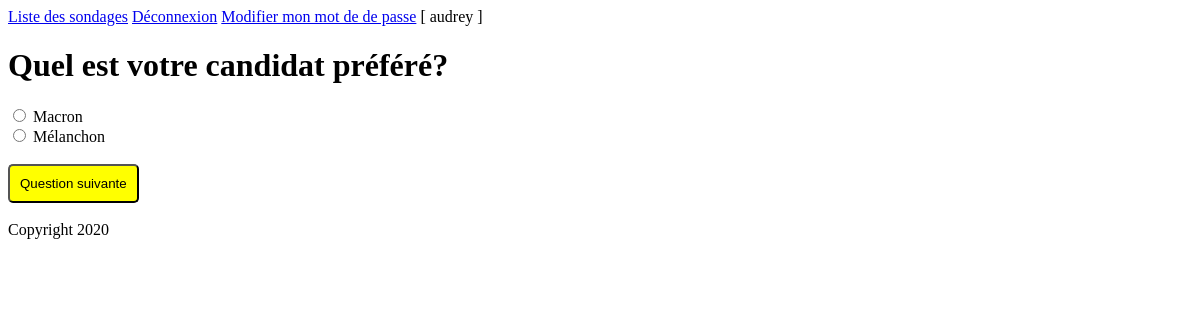
Screenshot of /repondre_sondage/1/0 (signed in) with the database file from the repository.
### appli/models.py (models this page shows, shortened)
class Question(models.Model):
    intitule = models.CharField(max_length=255)
    sondage = models.ForeignKey(Sondage, on_delete=models.CASCADE)
    proposition1 = models.CharField(max_length=255)
    proposition2 = models.CharField(max_length=255)
    proposition3 = models.CharField(max_length=255, blank=True)
    proposition4 = models.CharField(max_length=255, blank=True)

### appli/views.py (the view)
# urls.py: path('repondre_sondage/<int:id_sondage>/<int:id_question>', views.repondre_sondage, name='repondre_sondage'),
def repondre_sondage(request, id_sondage, id_question):
    sondage = Sondage.objects.filter(id=id_sondage).first()
    question = None
    for quest_act in sondage.question_set.all():
        if quest_act.id>id_question:
            question = quest_act
            break
    if question == None:
        return render(request, "repondre_sondage_fin.html", {'sondage': sondage})
    return render(request, "repondre_sondage.html", {'question': question})

### appli/templates/repondre_sondage.html (shortened to what this page needs)
{% extends 'TEMPLATE.html' %}
{% block body %}
    <h1>{{ question.intitule }}</h1>
    <form action="{% url 'enregistrer_reponse' %}" method="post">
        <input type="radio" name="choix" value="1">
        <label>{{ question.proposition1 }}</label>
        <br>
        <input type="radio" name="choix" value="2">
        <label>{{ question.proposition2 }}</label>
        <br>
        <br>
        <input type="submit" value="Question suivante">
    </form>
{% endblock %}

### appli/templates/TEMPLATE.html (shortened to what this page needs)
{% load static %}
<!DOCTYPE html>
<html lang="en">
<head>
    <link rel="stylesheet" type="text/css" href="{% static 'appli/sondage.css' %}">
</head>
<body>
    <nav>
        {% if user.is_authenticated %}
            <a href="{% url 'liste_sondages' %}">Liste des sondages</a>
            <a href="{% url 'deconnexion' %}">Déconnexion</a>
            <a href="{% url 'modifier_mdp_get' %}">Modifier mon mot de de passe</a>
            [ {{ user }} ]
        {% else %}
            <a href="{% url 'connexion_get' %}">Connexion</a>
            <a href="{% url 'inscription_get' %}">Inscription</a>
        {% endif %}
    </nav>
    <main>
        {% block body %}{% endblock %}
    </main>
    <footer>
     <br>   Copyright 2020
    </footer>
</body>
</html>

### appli/static/appli/sondage.css (style rules this page uses)
body { font-family: cursive; }
input[type=submit], select, input[type=text], input[type=password] { border-radius: 5px; background-color: yellow; padding: 10px; }

### rows the page displays
Question: intitule "Quel est votre candidat préféré?", proposition1 "Macron", proposition2 "Mélanchon"

### other values shown
{{ user }} "audrey"
